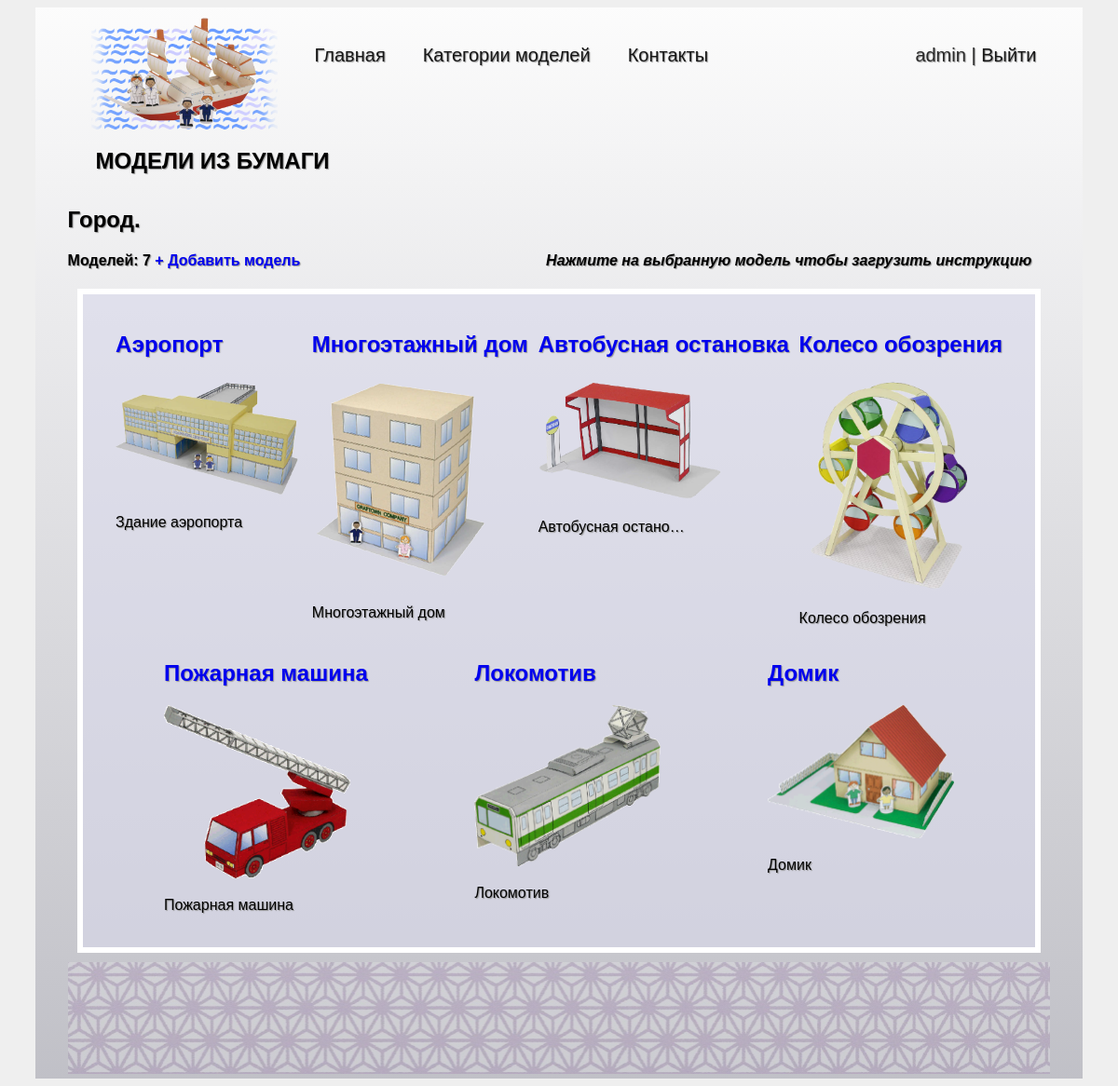
Screenshot of /projects/1/ (signed in) with the database file from the repository.
### papermodels/models.py (models this page shows, shortened)
class PaperModelsCategories(models.Model):
    title = models.CharField(max_length=50)
    description = models.TextField()
    image = models.ImageField(upload_to='papermodels/images')

class PaperModels(models.Model):
    title = models.CharField(max_length=255)
    description = models.CharField(max_length=255)
    image = models.ImageField(upload_to='papermodels/images')
    upload = models.FileField(upload_to='papermodels/uploads')
    category = models.ForeignKey(PaperModelsCategories, on_delete=models.CASCADE)
    created = models.DateTimeField(auto_now=True)

### papermodels/views.py (the view)
# urls.py: path('<int:model_id>/', project, name='project'),
def project(request, model_id):
    category_title = get_object_or_404(PaperModelsCategories, pk=model_id).title
    project = PaperModels.objects.filter(category_id=model_id)
    context = {"project": project,
               "id": model_id,
               "cat_title": category_title}
    return render(request, 'papermodels/project.html', context=context)

### papermodels/templates/papermodels/project.html
{% extends 'papermodels/base.html' %}
{% load static %}
{% block content %}
{% if id == 1 %}
<link rel="stylesheet" href="{% static 'css/style_prj1.css' %}">
{% elif id == 2 %}
<link rel="stylesheet" href="{% static 'css/style_prj2.css' %}">
{% elif id == 3 %}
<link rel="stylesheet" href="{% static 'css/style_prj3.css' %}">
{% endif %}
<h2 class="cat_title">{{ cat_title }}.<br></h2>
<h4>Моделей: {{ project.count }} <a class="add_model" href="{% url 'papermodels:upload'%}"> + Добавить модель</a>
    {% if request.user.is_authenticated %}
    <em class="last">Нажмите на выбранную модель чтобы загрузить инструкцию</em>
    {% else %}
    <em class="last">Необходимо зарегистрироваться и авторизоваться для загрузки моделей</em>
    {% endif %}
</h4>
<div class="models">
    {% for model in project %}
    <div class="elements">
        {% if request.user.is_authenticated %}
        <h2 class="top"><a href="{{ model.upload.url }}" target="_blank">{{ model.title }}</a></h2>
        <a href="{{ model.upload.url }}" target="_blank"><img class="model_img" src="{{ model.image.url }}"
                                                              alt="img"></a>
        {% else %}
        <h2 class="top"><a href="">{{ model.title }}</a></h2>
        <a href=""><img class="model_img" src="{{ model.image.url }}" alt="img"></a>
        {% endif %}
        <div class="blog_text"><p>{{ model.description | striptags | truncatechars:18 }}</p></div>
    </div>
    {% endfor %}
</div>
<div class="footer"></div>
{% endblock %}

### papermodels/templates/papermodels/base.html (shortened to what this page needs)
<!DOCTYPE html>
{% load static %}
<html lang="en">
<head>
    <link rel="stylesheet" href="{% static 'css/style.css' %}">
</head>
<body>
<div class="container">
<div class="menu">
    <div class="wrap">
        <ul class="menu">
            <li ><a href="{% url 'main' %}"><img class="logo" src="{% static 'papermodels/logo.png' %}" alt="logo"></a></li>
            <li class="text"><a href="{% url 'main' %}">Главная</a></li>
            <li class="text"><a href="{% url 'papermodels:projects' %}">Категории моделей</a></li>
            <li class="text"><a href="{% url 'contacts' %}">Контакты</a></li>
            {% if request.user.is_authenticated %}
            <li class="text last">{{ user.username }} | <a href="{% url 'papermodels:logout' %}">Выйти</a></li>
            {% else %}
            <li class="text last"><a href="{% url 'papermodels:register' %}">Регистрация</a> | <a href="{% url 'login' %}">Авторизация</a></li>
            {% endif %}
        </ul>
    </div>
</div>
<h1 class="title">МОДЕЛИ ИЗ БУМАГИ</h1>
<div class="content">
    <div class="wrap">
        {% block content %}
        {% endblock %}
    </div>
</div>
</div>
</body>
</html>

### papermodels/static/css/style.css (style rules this page uses)
body { background-color: rgb(239, 239, 239); text-shadow: 1px 1px 1px rgb(150, 150, 150); font-family: "Lucida Sans", "Lucida Sans Regular", "Lucida Grande", "Lucida Sans Unicode", Geneva, Verdana, sans-serif; }
.content { padding: 5px 35px; }
.menu .wrap { list-style: none; }
ul { list-style: none; }
ul.menu { margin: 0; padding: 0; color: #2a2a2a; font-size: 20px; overflow: hidden; }
ul.menu li { float: left; margin: 0 10px 0px 30px; padding-top: 5px; }
ul.menu li.last { float: right; padding-right: 40px; }
ul.menu li a { color: #171717; text-decoration: none; }
.logo { max-width: 200px; }
ul.menu img.logo { margin: 0px auto 2px 30px; padding-top: 0; }
ul.menu li.text { margin-top: 35px; }
.container { margin: 0 auto; max-width: 95%; min-height: 960px; background-image: linear-gradient(to bottom, rgba(255, 255, 255, 0.8), rgba(84, 84, 106, 0.3)); }
h1 { margin: 0px 40px; }
.title { font-size: x-large; font-weight: 800; padding: 10px 25px; }
.models { display: flex; background-color: rgb(225, 225, 225); border: 6px solid #fff; margin: 10px 10px; padding: 20px 30px; justify-content: space-around; flex-direction: row; flex-wrap: wrap; align-content: flex-start; }
.model_img { max-width: 200px; }
.footer { min-height: 120px; }
a { text-decoration: none; }
.last { float: right; margin-right: 20px; }

### papermodels/static/css/style_prj1.css (style rules this page uses)
.models { background-color: rgba(217, 217, 236, 0.605); }
.footer { background: url("../papermodels/backgr_1.jpg") 100% 0 repeat-x; opacity: 0.2; }

### rows the page displays
PaperModelsCategories: title "Город"
PaperModels: title "Аэропорт", image (picture), description "Здание аэропорта"
PaperModels: title "Многоэтажный дом", image (picture), description "Многоэтажный дом"
PaperModels: title "Автобусная остановка", image (picture), description "Автобусная остано…"
PaperModels: title "Колесо обозрения", image (picture), description "Колесо обозрения"
PaperModels: title "Пожарная машина", image (picture), description "Пожарная машина"
PaperModels: title "Локомотив", image (picture), description "Локомотив"
PaperModels: title "Домик", image (picture), description "Домик"

### other values shown
{{ user.username }} "admin"
{{ project.count }} "7"
